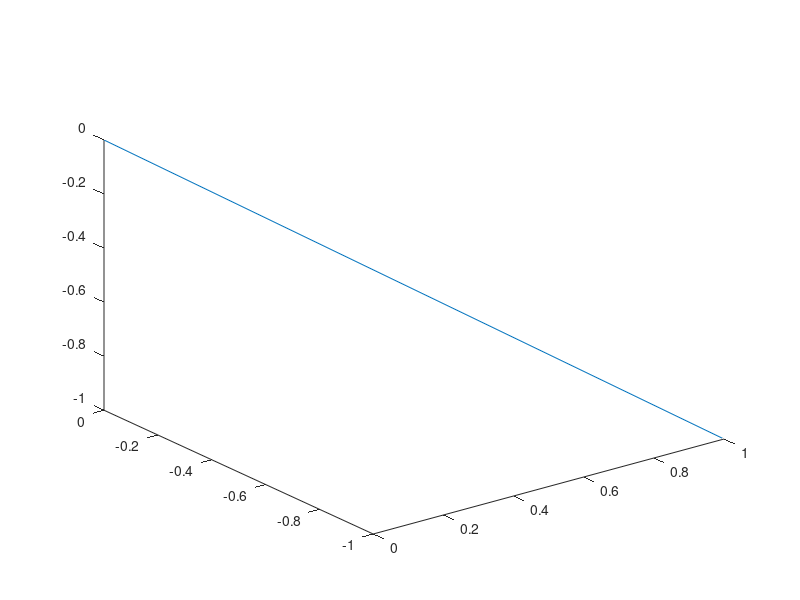

This chart was generated by the following MATLAB code:
close all;
clear all;


step=1
h=step/2

x(1)=0
y(1)=0
z(1)=0



    
    
    
for i = 1:step
  
    
    if rand(1)>0.5
            k1=-1;
    else 
            k1=+1;
        
        
    end
        
    
    x(i+1)=x(i)+k1;
   
end


for j = 1:step
    
 
    
    if rand(1)>0.5
            k2=-1;
    else
            k2=+1;
        
        
    end
        
    
    y(j+1)=y(j)+k2;
   
end


for k = 1:step
    
 
    
    if rand(1)>0.5
            k3=-1;
    else
            k3=+1;
        
        
    end
        
    
    z(k+1)=z(k)+k3;
   
end


%y=-h:h
plot3(x,y,z)
